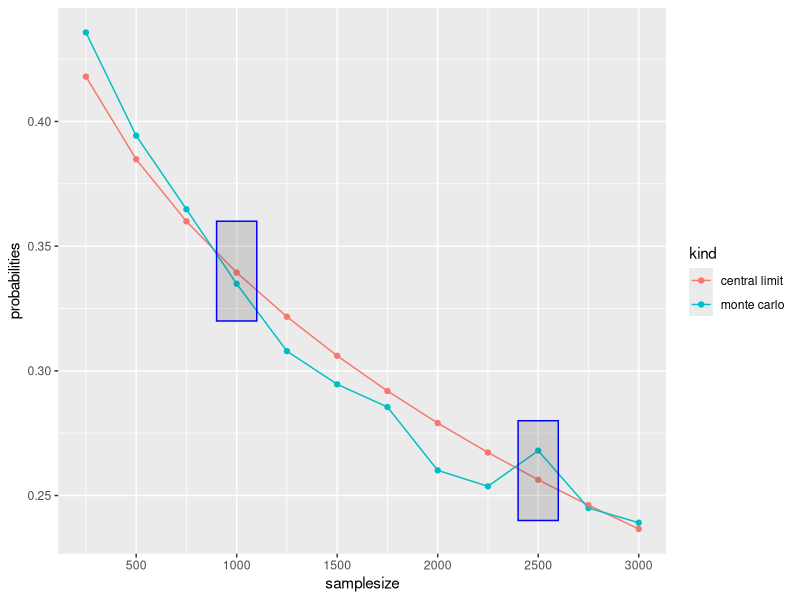
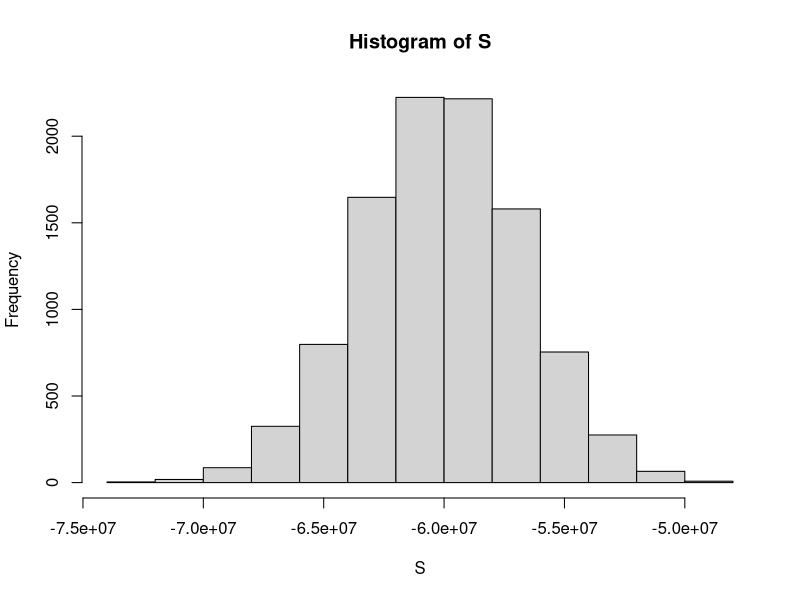

R code for these plots, in order:
## ---- chunk 1
-17*1/19 + 1 * 18/19
## ---- chunk 2
18 * sqrt(18)/19
## ---- chunk 3
set.seed(1)
n<-10^3
X <- sample(c(-17,1), size = n, replace = TRUE, prob=c(1/19, 18/19))
S<-sum(X)
S
## ---- chunk 4
n<-10^3
n * (-17*1/19 + 1 * 18/19)
## ---- chunk 5
n<-10^3
sqrt(n) * 18 * sqrt(18)/19 
## ---- chunk 6
n<-1000
mu <- n * (1)/19
se <-  sqrt(n) * 18 * sqrt(18)/19 
#> [1] 0.339
pnorm(0, mu, se)
## ---- chunk 7
set.seed(1)
n<-10^3
B <- 10^4
roulette_winnings <- function(n){
  X <- sample(c(-17,1), n, replace = TRUE, prob=c(1/19, 18/19))
  sum(X)
}
XS <- replicate(B, roulette_winnings(n))
S<-sum(XS)/length(XS)
SE<-sqrt(sum((XS - S)^2) / length(XS))
S
SE
## ---- chunk 8
set.seed(1)
n <- 1000
B <- 10000
roulette_winnings <- function(n){
  X <- sample(c(-17,1), n, replace = TRUE, prob=c(1/19, 18/19))
  sum(X)
}
S <- replicate(B, roulette_winnings(n))

mean(S)
#> [1] 53.5
sd(S)
#> [1] 126.2
mean(S < 0)
#> [1] 0.337

n * (2)/38 
#> [1] 52.6
sqrt(n) * 18 * sqrt(18)/19 
#> [1] 127.1

# CLT
mu <- n * (2)/38
se <-  sqrt(n) * 18 * sqrt(18)/19 
pnorm(0, mu, se)
#> [1] 0.339
## ---- chunk 9
set.seed(1)
n <- 1000
B <- 10000
roulette_winnings <- function(n){
  X <- sample(c(-17,1), n, replace = TRUE, prob=c(1/19, 18/19))
  sum(X)
}
S <- replicate(B, roulette_winnings(n))

mean(S < 0)
#> [1] 0.337
## ---- chunk 10
set.seed(1)
n<-2500
X <- sample(c(-17,1), n, replace = TRUE, prob=c(1/19, 18/19))
Y<-mean(X)
Y
## ---- chunk 11
set.seed(1)
n<-2500
n * (2)/38 
#> [1] 52.6
## ---- chunk 12
set.seed(1)
n<-2500
sqrt(n) * 18 * sqrt(18)/19 
#> [1] 127.1
## ---- chunk 13
n<-2500
mu <- n * 1/19
se <-  sqrt(n) * 18 * sqrt(18)/19 
pnorm(0, mu, se)
## ---- chunk 14
set.seed(1)
n <- 2500
B <- 10000
roulette_winnings <- function(n){
  Y <- sample(c(-17,1), n, replace = TRUE, prob=c(1/19, 18/19))
  sum(Y)
}
Y <- replicate(B, roulette_winnings(n))
S<-sum(Y)/length(Y)
SE<-sqrt(sum((Y - S)^2) / length(Y))
S
SE
## ---- chunk 15
set.seed(1)
n <- 2500
B <- 10000
roulette_winnings <- function(n){
  Y <- sample(c(-17,1), n, replace = TRUE, prob=c(1/19, 18/19))
  sum(Y)
}
S <- replicate(B, roulette_winnings(n))

mean(S < 0)
#> [1] 0.0458
## ---- chunk 16
set.seed(1)
library(tidyverse)
nn <- seq(250,3000,250)
B <- 10000
roulette_winnings <- function(n){
  Y <- sample(c(-17,1), n, replace = TRUE, prob=c(1/19, 18/19))
  sum(Y)
}
monte_carlo <- function(n) {
  YR <- replicate(B, roulette_winnings(n))
  mean(YR<0)
}
mc<-sapply(nn, monte_carlo)

central_limit<-function(n) {
  mu <- n * (2)/38
  se <-  sqrt(n) * 18 * sqrt(18)/19 
  pnorm(0, mu, se)
}
clt<-sapply(nn, central_limit)

df_mc<-data.frame(samplesize=nn,probabilities=mc,kind="monte carlo")
df_clt<-data.frame(samplesize=nn,probabilities=clt,kind="central limit")
df<-bind_rows(df_mc, df_clt)

ggplot(df,aes(samplesize,probabilities)) +
  geom_point(aes(color=kind)) +
  geom_line(aes(color=kind)) +
  scale_x_continuous(breaks = scales::pretty_breaks(n = 10)) +
  annotate("rect", xmin = 900, xmax = 1100, ymin = 0.32, ymax = 0.36, alpha = .2, color="blue") +
  annotate("rect", xmin = 2400, xmax = 2600, ymin = 0.24, ymax = 0.28, alpha = .2, color="blue")
## ---- chunk 17
n <- 10000
loss_per_foreclosure <- -200000
p <- 0.03
set.seed(1)
S <- sample( c(0,1), n, prob=c(1-p, p), replace = TRUE)
sum(S * loss_per_foreclosure)
## ---- chunk 18
n <- 10000
loss_per_foreclosure <- -200000
p <- 0.03
set.seed(1)

B <- 10000
S <- replicate(B, {
    defaults <- sample( c(0,1), n, prob=c(1-p, p), replace = TRUE)
    sum(defaults * loss_per_foreclosure)
})
mean(S)

hist(S)
## ---- chunk 19
n <- 10000
loss_per_foreclosure <- -200000
p <- 0.03

#CLT: losses only, therefore x=0
n*(p*loss_per_foreclosure+(1-p)*0)
# -60.000.000
# including an interest rate of 2,3% interest rate
n*(p*loss_per_foreclosure+(1-p)*4082)
# -20.404.600
## ---- chunk 20
n <- 10000
loss_per_foreclosure <- -200000
p <- 0.03

sqrt(n)*abs(loss_per_foreclosure)*sqrt(p*(1-p))
#9.165.151

## ---- chunk 21
loss_per_foreclosure <- -200000
p <- 0.03
loan<-180000
r <- (- loss_per_foreclosure*p/(1-p)) / loan
r
x <- r*loan
loss_per_foreclosure*p + x * (1-p)# expected profit per loan
## ---- chunk 22
loan<-180000
p <- 0.03
n<-10000
loss_per_foreclosure <- -200000
l <- loss_per_foreclosure
z <- qnorm(0.05)
x <- -l*( n*p - z*sqrt(n*p*(1-p)))/ ( n*(1-p) + z*sqrt(n*p*(1-p)))
x/loan # interest rate
loss_per_foreclosure*p + x*(1-p) # expected profit per loan
n*(loss_per_foreclosure*p + x*(1-p))  # total expected profit 
## ---- chunk 23
loan<-180000
p <- 0.02
n<-1000
loss_per_foreclosure <- -200000
l <- loss_per_foreclosure
z <- qnorm(0.01)
z
x <- -l*( n*p - z*sqrt(n*p*(1-p)))/ ( n*(1-p) + z*sqrt(n*p*(1-p)))
x/loan # interest rate
